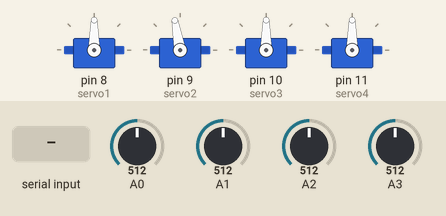
Simulated run of this sketch. Board: Arduino Uno, built with avr-gcc and run on an emulated ATmega328P. Shown: 4 × servo. Inputs (shaded band) come from the test bench; at power-on: A2 = 512, A0 = 512, A1 = 512, A3 = 512.

Above: at 1.2 s.
1.3 s: A2 set to 534
2.8 s: A2 set to 563
At 4.2 s:
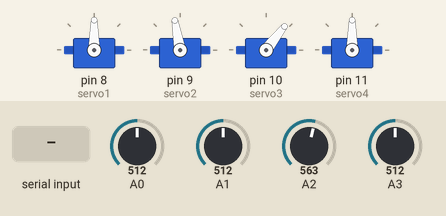
4.5 s: A0 set to 483
At 5.5 s:
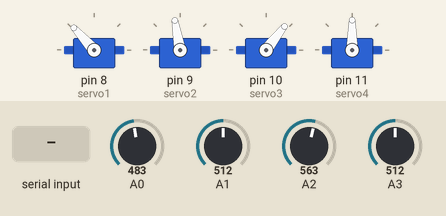
6.3 s: A1 set to 306
At 7.8 s:
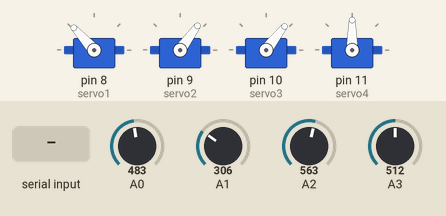
8.1 s: "Q" received over Serial
At 10.4 s:
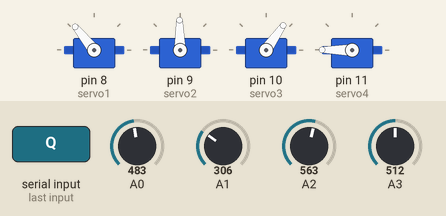
11.1 s: "Z" received over Serial
At 13.5 s:
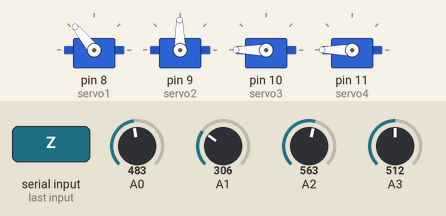
Timing chart, 0 to 14.6 s (numbered marks = the images above; inputs shaded):
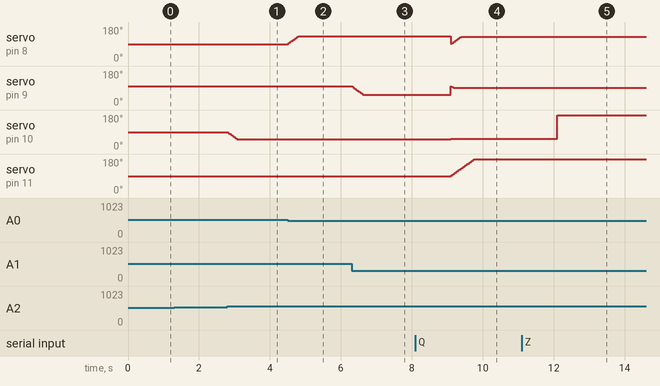

The sketch:

orgin.ino.ino
```cpp
#include <Servo.h>
#define servo1 8    //右臂
#define servo2 9    //底座
#define servo3 10   //爪子
#define servo4 11   //前臂
Servo s1, s2, s3, s4 ; //定义舵机号
int servostep = 2;   //灵敏度，舵机每一步移动角度
int ss;
int speed_=0;
/* {a,b,c,d,e}
   a 舵机复位初始角度
   b 舵机运行最小角度
   c 舵机运行最大角度
   d 舵机正反
   e 舵机移动延时，数字越大移动速度越慢，增加可控性
*/
int s1angle[] = {90, 0, 100, 0, 15}; //右臂  越小越向下
int s2angle[] = {100, 0, 180, 1, 15}; //底座 越小越向右
int s3angle[] = {90, 80, 170, 0, 15}; //爪子 越小越闭合
int s4angle[] = {90, 90, 150, 0, 15}; //前臂 越小越往前
int s1step = s1angle[0], s2step = s2angle[0], s3step = s3angle[0], s4step = s4angle[0];
unsigned long s1millis = 0, s2millis = 0, s3millis = 0, s4millis = 0; //初始化舵机运行时间，用于计算时间差使机械臂运动变慢
int s1curangle, s2curangle, s3curangle, s4curangle;              //舵机当前角度位置
int serialmode = 0;

void setup() {
  Serial.begin(9600);                                           //串口通信是否打开
  pinMode(servo1, OUTPUT); pinMode(servo2, OUTPUT); pinMode(servo3, OUTPUT); pinMode(servo4, OUTPUT); //定义引脚
  s1.attach(servo1); s2.attach(servo2); s3.attach(servo3); s4.attach(servo4); //引脚绑定
  s1.write(s1angle[0]); s2.write(s2angle[0]); s3.write(s3angle[0]); s4.write(s4angle[0]); //初始位置
  s1curangle = s1angle[0];
  s2curangle = s2angle[0];
  s3curangle = s3angle[0];
  s4curangle = s4angle[0];
  /* analogRead 读取从手柄接收的值
     map        将手柄接收的值映射到区间，使其大于最小角度，小于最大角度
  */
  s1angle[0] = (map(analogRead(A0), 0, 1023, s1angle[1], s1angle[2])); //手柄控制接收
  s2angle[0] = (map(analogRead(A1), 0, 1023, s2angle[1], s2angle[2]));
  s3angle[0] = (map(analogRead(A2), 0, 1023, s3angle[1], s3angle[2]));
  s4angle[0] = (map(analogRead(A3), 0, 1023, s4angle[1], s4angle[2]));


}


/*整形函数，返回值：舵机下一步将要移动到的位置
   getposition(a,b,c,d,e)
   a 引脚
   b 设定参数
   c 最小角度
   d 最大角度
   e 需要移动的位置
*/
int getposition(uint8_t ana_pin, int &init_angle, int min_angle, int max_angle, int s_curangle) { //每步运行轨迹
  int curangle = s_curangle;
  int stgmove;
  if (ana_pin != 0) {
    stgmove = map(analogRead(ana_pin), 0, 1023, min_angle, max_angle);
  } else {
    stgmove = init_angle;
  }
  if (stgmove - curangle > servostep && stgmove - init_angle > 2) curangle += servostep;
  if (curangle - stgmove > servostep && init_angle - stgmove > 2) curangle -= servostep;
  if (curangle > min_angle && curangle < max_angle) {                          //移动不超出舵机设定范围
    return curangle ;
  } else return s_curangle;
}


int StringToInteger(char *p)//传入数字提取
{
  int value = 0;
  while (*p != '\0')
  {
    if ((*p >= '0') && (*p <= '9'))
    {
      value = value * 10 + *p - '0';
    }
    p++;

  }
  return value;
}

int nextstep(int start, int finish)
{
  if (finish > start)
  {
    return start + 1;
  }
  if (finish < start)
  {
    return start - 1;
  }else
  {
    return finish;
  }
}

void loop() {
  if (Serial.available() > 0) {     //串口通讯模块
    /*输入说明：
      qb=90
      前臂运行到90度
      同理：yb 右臂
            dz 底座
            zz 爪子
    */
    serialmode = 1;
    char command[5] = "aaaaa"; //串口接收到数据
    Serial.readBytes(command, 5); //获取串口接收到的数据
    int num = 90;
    char *p = command;
    num = StringToInteger(p);
    //将传入数据中数字提取
    if (command[0] == 'Y' || command[0] == 'y')
    {
      s1angle[0] = num;
    }
    if (command[0] == 'd' || command[0] == 'D')
    {
      s2angle[0] = num + 10; //底盘因舵机安装误差问题角度+10
    }
    if (command[0] == 'z' || command[0] == 'Z')
    {
      s3angle[0] = num;
    }
    if (command[0] == 'Q' || command[0] == 'q')
    {
      s4angle[0] = num;
    }
    if (command[0] == 's' || command[0] == 'S')
    {
      speed_=1;
    }
    if (command[0] == 'r' || command[0] == 'R')
    {
      s1angle[0] = 90;
      s2angle[0] = 100;
      s3angle[0] = 80;
      s4angle[0] = 90;
    }
  }

  //右臂
  if (millis() >= s1millis) {
    if (serialmode == 0) {    //判断电脑串口是否打开
      ss = getposition(A0, s1angle[0], s1angle[1], s1angle[2], s1curangle);
    } else if (serialmode == 1) {
      if (speed_==1){
      ss=s1angle[0];
      }else{
      s1step = nextstep(s1step, s1angle[0]);
      ss=s1step;
      }
    }
    if (abs(s1curangle - ss) >= servostep) {
      s1curangle = ss;
      s1.write(s1angle[3] > 0 ? ss : 180 - ss);
      s1millis = millis() + s1angle[4];
    }
  }

  //底座
  if (millis() >= s2millis) {
    if (serialmode == 0) {
      ss = getposition(A1, s2angle[0], s2angle[1], s2angle[2], s2curangle);
    } else if (serialmode == 1) {
      if (speed_==1){
      ss=s2angle[0];
      }else{
      s2step = nextstep(s2step, s2angle[0]);
      ss=s2step;
      }
    }
    if (abs(s2curangle - ss) >= servostep) {
      s2curangle = ss;
      s2.write(s2angle[3] > 0 ? ss : 180 - ss);
      s2millis = millis() + s2angle[4];
    }
  }
  //爪子
  if (millis() >= s3millis) {
    if (serialmode == 0) {
      ss = getposition(A2, s3angle[0], s3angle[1], s3angle[2], s3curangle);
    } else if (serialmode == 1) {
      ss=s3angle[0];
    }
    if (abs(s3curangle - ss) >= servostep) {
      s3curangle = ss;
      s3.write(s3angle[3] > 0 ? ss : 180 - ss);
      s3millis = millis() + s3angle[4];
    }
  }
  //前臂
  if (millis() >= s4millis) {
    if (serialmode == 0) {
      ss = getposition(A3, s4angle[0], s4angle[1], s4angle[2], s4curangle);
    } else if (serialmode == 1) {
      if (speed_==1){
      ss=s4angle[0];
      }else{
      s4step = nextstep(s4step, s4angle[0]);
      ss=s4step;
      }
    }
    if (abs(s4curangle - ss) >= servostep) {
      s4curangle = ss;
      s4.write(s4angle[3] > 0 ? ss : 180 - ss);
      s4millis = millis() + s4angle[4];
    }
  }
}
```

Measured:
- the behaviour switches between 545 and 546 on A2 (found by bisection; images 0 and 1)
- the behaviour switches between 492 and 491 on A0 (found by bisection; images 1 and 2)
- after the input at 1.3 s, every drawn part: stays the same
- after the input at 2.8 s, servo on pin 10 (servo3): moves from 90° to 52° over 0.27 s, starting at once
- after the input at 4.5 s, servo on pin 8 (servo1): moves from 90° to 132° over 0.30 s, starting at once
- after the input at 6.3 s, servo on pin 9 (servo2): moves from 100° to 54° over 0.33 s, starting at once
- after the input at 8.1 s, servo on pin 9 (servo2): 54° → 91° after 1.0 s; servo on pin 10 (servo3): 52° → 55° after 1.0 s; servo on pin 11 (servo4): moves from 90° to 180° over 0.65 s, starting after 1.0 s
- after the input at 11.1 s, servo on pin 10 (servo3): 55° → 180° after 1.0 s
